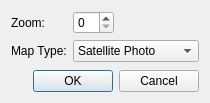
<?xml version="1.0" encoding="UTF-8"?>
<ui version="4.0">
 <class>GoogleMapImageImportSettingDialog</class>
 <widget class="QDialog" name="GoogleMapImageImportSettingDialog">
  <property name="geometry">
   <rect>
    <x>0</x>
    <y>0</y>
    <width>210</width>
    <height>103</height>
   </rect>
  </property>
  <property name="windowTitle">
   <string>Google Map Image Import Setting</string>
  </property>
  <layout class="QVBoxLayout" name="verticalLayout">
   <item>
    <layout class="QGridLayout" name="gridLayout">
     <item row="0" column="0">
      <widget class="QLabel" name="zoomLabel">
       <property name="text">
        <string>Zoom:</string>
       </property>
      </widget>
     </item>
     <item row="0" column="1">
      <layout class="QHBoxLayout" name="horizontalLayout">
       <item>
        <widget class="QSpinBox" name="zoomSpinBox">
         <property name="maximum">
          <number>21</number>
         </property>
        </widget>
       </item>
       <item>
        <spacer name="horizontalSpacer">
         <property name="orientation">
          <enum>Qt::Horizontal</enum>
         </property>
         <property name="sizeHint" stdset="0">
          <size>
           <width>40</width>
           <height>20</height>
          </size>
         </property>
        </spacer>
       </item>
      </layout>
     </item>
     <item row="1" column="0">
      <widget class="QLabel" name="mapTypeLabel">
       <property name="text">
        <string>Map Type:</string>
       </property>
      </widget>
     </item>
     <item row="1" column="1">
      <widget class="QComboBox" name="mapTypeComboBox">
       <item>
        <property name="text">
         <string>Satellite Photo</string>
        </property>
       </item>
       <item>
        <property name="text">
         <string>Roadmap</string>
        </property>
       </item>
       <item>
        <property name="text">
         <string>Terrain</string>
        </property>
       </item>
       <item>
        <property name="text">
         <string>Hybrid</string>
        </property>
       </item>
      </widget>
     </item>
    </layout>
   </item>
   <item>
    <spacer name="verticalSpacer">
     <property name="orientation">
      <enum>Qt::Vertical</enum>
     </property>
     <property name="sizeHint" stdset="0">
      <size>
       <width>20</width>
       <height>1</height>
      </size>
     </property>
    </spacer>
   </item>
   <item>
    <widget class="QDialogButtonBox" name="buttonBox">
     <property name="orientation">
      <enum>Qt::Horizontal</enum>
     </property>
     <property name="standardButtons">
      <set>QDialogButtonBox::Cancel|QDialogButtonBox::Ok</set>
     </property>
    </widget>
   </item>
  </layout>
 </widget>
 <resources/>
 <connections>
  <connection>
   <sender>buttonBox</sender>
   <signal>accepted()</signal>
   <receiver>GoogleMapImageImportSettingDialog</receiver>
   <slot>accept()</slot>
   <hints>
    <hint type="sourcelabel">
     <x>248</x>
     <y>254</y>
    </hint>
    <hint type="destinationlabel">
     <x>157</x>
     <y>274</y>
    </hint>
   </hints>
  </connection>
  <connection>
   <sender>buttonBox</sender>
   <signal>rejected()</signal>
   <receiver>GoogleMapImageImportSettingDialog</receiver>
   <slot>reject()</slot>
   <hints>
    <hint type="sourcelabel">
     <x>316</x>
     <y>260</y>
    </hint>
    <hint type="destinationlabel">
     <x>286</x>
     <y>274</y>
    </hint>
   </hints>
  </connection>
 </connections>
</ui>
